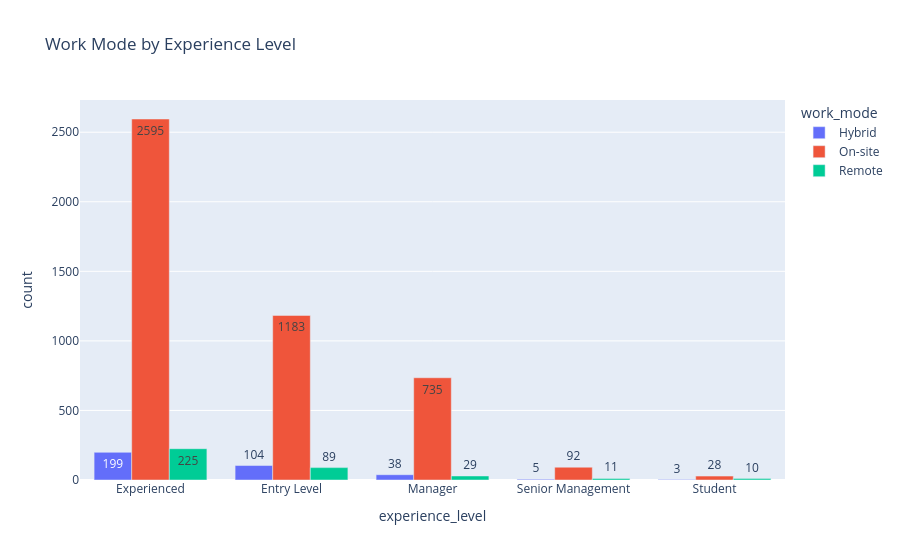

The notebook cell this image was saved under:
### Code cell
df_wm = df.groupby(['experience_level', 'work_mode']).size().reset_index(name='count')
fig = px.bar(df_wm, x='experience_level', y='count', color='work_mode',
             barmode='group', title='Work Mode by Experience Level', text_auto=True)
fig.update_layout(xaxis={'categoryorder': 'total descending'})
fig.show()

### Figure 1 — Plotly figure (JSON) as saved in the notebook; plotly's stock layout.template omitted (floating-point values rounded to 4 significant figures)
{"data": [{"alignmentgroup": "True", "hovertemplate": "work_mode=Hybrid<br>experience_level=%{x}<br>count=%{y}<extra></extra>", "legendgroup": "Hybrid", "marker": {"color": "#636efa", "pattern": {"shape": ""}}, "name": "Hybrid", "offsetgroup": "Hybrid", "orientation": "v", "showlegend": true, "textposition": "auto", "texttemplate": "%{y}", "type": "bar", "x": ["Entry Level", "Experienced", "Manager", "Senior Management", "Student"], "xaxis": "x", "y": [104, 199, 38, 5, 3], "yaxis": "y"}, {"alignmentgroup": "True", "hovertemplate": "work_mode=On-site<br>experience_level=%{x}<br>count=%{y}<extra></extra>", "legendgroup": "On-site", "marker": {"color": "#EF553B", "pattern": {"shape": ""}}, "name": "On-site", "offsetgroup": "On-site", "orientation": "v", "showlegend": true, "textposition": "auto", "texttemplate": "%{y}", "type": "bar", "x": ["Entry Level", "Experienced", "Manager", "Senior Management", "Student"], "xaxis": "x", "y": [1183, 2595, 735, 92, 28], "yaxis": "y"}, {"alignmentgroup": "True", "hovertemplate": "work_mode=Remote<br>experience_level=%{x}<br>count=%{y}<extra></extra>", "legendgroup": "Remote", "marker": {"color": "#00cc96", "pattern": {"shape": ""}}, "name": "Remote", "offsetgroup": "Remote", "orientation": "v", "showlegend": true, "textposition": "auto", "texttemplate": "%{y}", "type": "bar", "x": ["Entry Level", "Experienced", "Manager", "Senior Management", "Student"], "xaxis": "x", "y": [89, 225, 29, 11, 10], "yaxis": "y"}], "layout": {"barmode": "group", "legend": {"title": {"text": "work_mode"}, "tracegroupgap": 0}, "title": {"text": "Work Mode by Experience Level"}, "xaxis": {"anchor": "y", "categoryorder": "total descending", "domain": [0, 1], "title": {"text": "experience_level"}}, "yaxis": {"anchor": "x", "domain": [0, 1], "title": {"text": "count"}}}}
